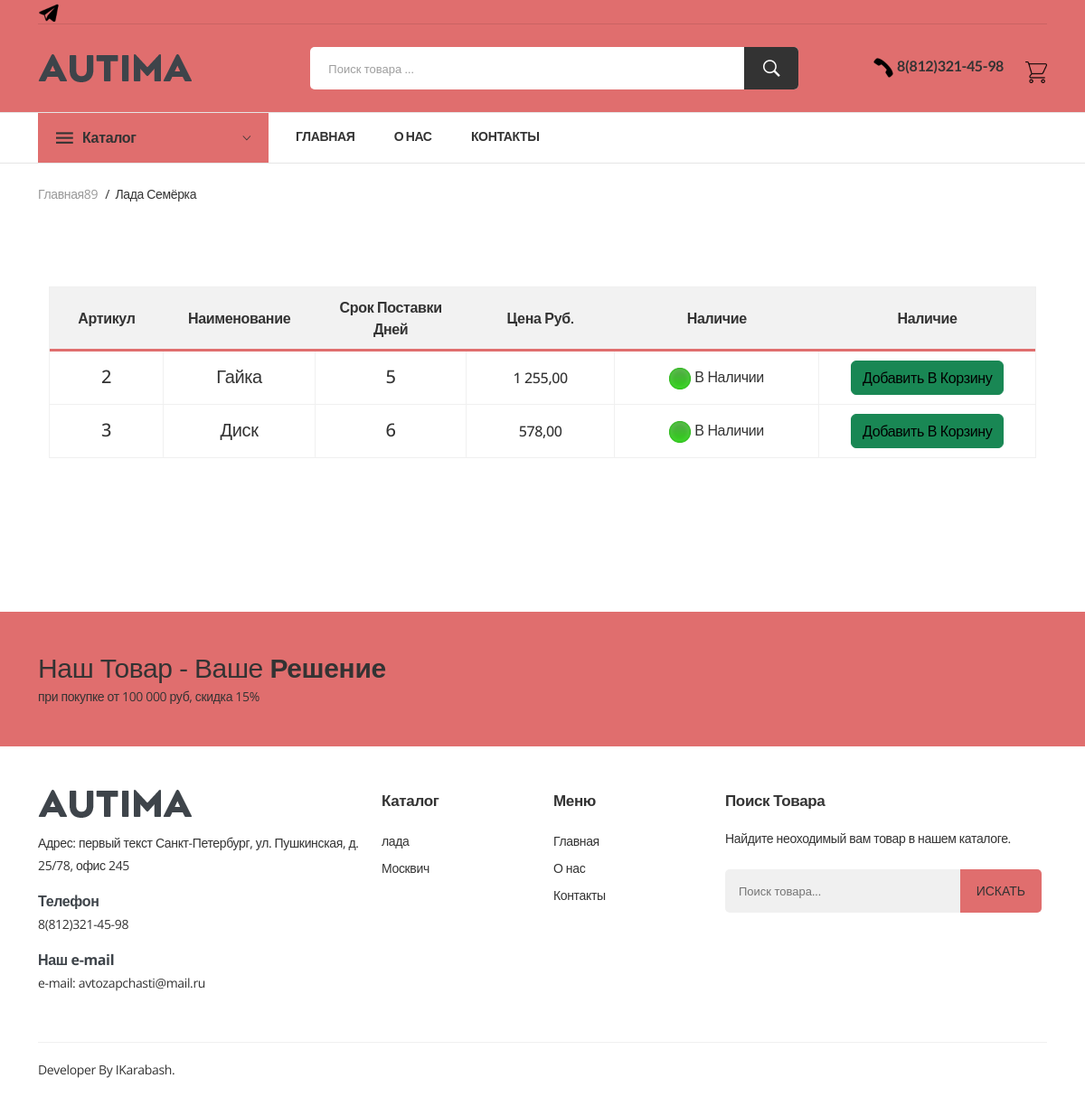
Screenshot of /products/2/ with the database file from the repository.
### kompany/models.py (models this page shows, shortened)
class Network(models.Model):
    title_ikons = models.CharField(max_length=500, verbose_name='иконка соцсети')
    network_image = models.ImageField(upload_to='network_image', blank=True, verbose_name='картинка соцсети')
    url_network = models.TextField(blank=True, verbose_name='ссылка')
    class Meta:
        verbose_name = 'социальные сети'
        verbose_name_plural = 'социальные сети'

class Contact(models.Model):
    title_contact = models.CharField(max_length=200, verbose_name='контакт')
    body_contact = models.TextField(blank=True, default='', verbose_name='текст контакта')
    adress_one_contact = models.TextField(blank=True, default='', verbose_name='адрес')
    tel = models.CharField(max_length=200, verbose_name='телефон')
    web = models.TextField(blank=True, default='', verbose_name='email')
    network_ikons = models.ManyToManyField(Network, blank=True, default='', verbose_name='иконки соцсетей')
    class Meta:
        verbose_name = 'контакт'
        verbose_name_plural = 'контакты'

class Pod_Brend(models.Model):
    title = models.CharField(max_length=200, db_index=True, verbose_name="брент")
    image = models.ImageField(upload_to='подбрент', blank=True, verbose_name='подбренд')
    product = models.ManyToManyField(Product, verbose_name='продукт')
    class Meta:
        verbose_name = 'Под бренд'
        verbose_name_plural = 'Под бренд'

class Product(models.Model):
    name = models.CharField(max_length=200, db_index=True, verbose_name="Название")
    slug = models.SlugField(max_length=200, db_index=True)
    image = models.ImageField(upload_to='products/%Y/%m/%d/', blank=True, verbose_name="Изображение товара")
    srok = models.CharField(max_length=150, blank=True, verbose_name='Cрок поставки')
    description = RichTextUploadingField(blank=True, verbose_name="описание")
    price = models.DecimalField(max_digits=10, decimal_places=2, verbose_name="Цена")
    stock = models.PositiveIntegerField(verbose_name="На складе")
    available = models.BooleanField(default=True, verbose_name="Доступен")
    pop_prodaj = models.BooleanField(default=False, verbose_name="популярные товары")
    class Meta:
        ordering = ['name']
        index_together = [
            ['id', 'slug']
        ]
        verbose_name = 'Продукт'
        verbose_name_plural = 'Продукты'
    def get_absolute_url(self):
        return reverse('product_detail', args=[self.id, self.slug])

class Brend(models.Model):
    title = models.CharField(max_length=200, db_index=True, verbose_name="брент")
    image = models.ImageField(upload_to='brends', blank=True, verbose_name='картинка бренда на главной стр')
    pod_brend = models.ManyToManyField(Pod_Brend, verbose_name='под бренд')
    class Meta:
        verbose_name = 'Бренд'
        verbose_name_plural = 'Бренд'
    def get_absolute_url(self):
        return reverse('pod_brand',
                        args=[self.id])

### kompany/views.py (the view)
# urls.py: path('products/<int:id>/', views.products, name='products'),
def products(request, id):
    pod_brend = get_object_or_404(Pod_Brend, id=id)
    product_relations = ProductRelation.objects.filter(pod_brend=pod_brend)
    products = [relation.product for relation in product_relations]
    context = {
        'pod_brend': pod_brend,
        'products': products,
        **get_constanta(),
    }
    return render(request, 'kompany/products.html', context)

### kompany/templates/kompany/products.html (shortened to what this page needs)
{% extends "index.html" %} {% load humanize %} {% block content %}
<div class="breadcrumbs_area">
  <div class="container">
    <div class="row">
      <div class="col-12">
        <div class="breadcrumb_content">
          <ul>
            <li><a href="{% url 'home_page' %}">главная89</a></li>
            <li>{{pod_brend.title}}</li>
          </ul>
        </div>
      </div>
    </div>
  </div>
</div>
<div class="shop_area shop_fullwidth">
  <div class="container">
    <div class="row">
      <div class="col-12">
        <div class="row shop_wrapper">
          <div class="wishlist_area mt-30">
            <div class="container">
                <div class="row">
                  <div class="col-12">
                    <div class="table_desc wishlist">
                      <div class="cart_page table-responsive">
                        <table>
                          <thead>
                            <tr>
                              <th class="product_remove">Артикул</th>
                              <th class="product_thumb">Наименование</th>
                              <th class="product_name">срок поставки <br> дней</th>
                              <th class="product-price">цена руб.</th>
                              <th class="product_quantity"> наличие </th>
                              <th class="product_quantity"> наличие </th>
                            </tr>
                          </thead>
                          <tbody>
                            {% for prod in products %}
                            {% if prod.available %}
                            <tr>
                              <td class="product_remove">
                                <a href="{{ prod.get_absolute_url }}">
                                  {{ prod.id }}
                                </a>
                              </td>
                              <td class="product_remove">
                                <a href="{{ prod.get_absolute_url }}">
                                  {{ prod.name }}
                                </a>
                              </td>
                              <td class="product_remove">
                                <a href="{{ prod.get_absolute_url }}">
                                  {{ prod.srok }}
                                </a>
                              </td>
                              <td class="product-price">
                                {% if prod.price %}
                                {{ prod.price|intcomma }}
                                {% endif %}
                              </td>
                              {% if not prod.stock %}
                              <td class="no_stocke product_quantity product-price">
                                <a href="{{ prod.get_absolute_url }}">
                                  <img src="/static/img/red_circle.png" alt=""> товара нет
                                </a>
                              </td>
                              <td class="no_stocke product_quantity product-price">
                              </td>
                              {% else %}
                              <td class="product_quantity product-price">
                                <a href="{% url 'product_detail' id=prod.id slug=prod.slug %}">
                                  <img src="/static/img/green_circle.png" alt=""> в наличии
                                </a>
                              </td>
                              <td class="no_stocke product_quantity product-price">
                                <a class="btn btn-success" href="{% url 'add_cart' prod.id %}" style="color: black;">
                                    добавить в корзину
                                </a>
                              </td>
                              {% endif %}
                            </tr>
                            {% endif %}
                            {% endfor %}
                          </tbody>
                        </table>
                      </div>
                    </div>
                  </div>
                </div>
            </div>
          </div>
        </div>
      </div>
    </div>
  </div>
</div>
{% endblock %}

### templates/include/header.html (shortened to what this page needs)
    <header class="header_area ">
        {% load humanize %}
        <div class="header_top">
            <div class="container">
                <div class="top_inner">
                    <div class="row align-items-center">
                        <div class="col-lg-6 col-md-6">
                            <div class="follow_us">
                                <ul class="follow_link">
                                    {% for network in upNetwork %}
                                    <li><a href="#"><img src="{{ network.network_image.url }}"> </a></li>
                                    {% endfor %}
                                </ul>
                            </div>
                        </div>
                    </div>
                </div>
            </div>
        </div>
        <div class="header_middle">
            <div class="container">
                <div class="row align-items-center">
                    <div class="col-lg-3 col-md-6">
                        <div class="logo">
                            <a href="{% url 'home_page' %}"><img src="/static/img/logo/logo.png" alt=""></a>
                        </div>
                    </div>
                    <div class="col-lg-9 col-md-6">
                        <div class="middel_right">
                            <div class="search-container">
                                 <form action="{% url 'search' %}" method="GET">
                                    <div class="search_box">
                                        <input placeholder="Поиск товара ..." type="text" name="q">
                                        <button type="submit"><i class="ion-ios-search-strong"></i></button>
                                    </div>
                                </form>
                            </div>
                            <div class="middel_right_info">
                                <div class="header_wishlist">
                                {% for contact in contact %}
                                            <h4><img src="/static/img/teltr.png" alt=""> {{contact.tel}}</h4>
                                            {% endfor %}
                                </div>
                                <div class="mini_cart_wrapper">
                                        {% if item_count > 0 %}
                                    <a href="{% url 'cart_detail' %}">
                                        <h4>
                                            <img src="/static/icons/cart_icon.png" alt="">
                                            <span class="cart_quantity">{{ item_count  }}</span>
                                        </h4>
                                    </a>
                                        {% else %}
                                        <a href="{% url 'cart_detail' %}">
                                            <img src="/static/icons/cart_icon.png" alt="">
                                        </a>
                                        {% endif %}
                                </div>
                            </div>
                        </div>
                    </div>
                </div>
            </div>
        </div>
        <div class="header_bottom bottom_two sticky-header">
            <div class="container">
                <div class="row align-items-center">
                    <div class="col-12">
                        <div class="header_bottom_container">
                            <div class="categories_menu">
                                <div class="categories_title">
                                    <h2 class="categori_toggle">Каталог</h2>
                                </div>
                            </div>
                            <div class="main_menu">
                                <nav>
                                    <ul>
                                        <li><a href="{% url 'home_page' %}">Главная</a>
                                        </li>
                                        <li><a href="{% url 'onas' %}">О Нас</a></li>
                                        <li><a href="{% url 'contact' %}"> контакты </a></li>
                                    </ul>
                                </nav>
                            </div>
                        </div>
                    </div>
                </div>
            </div>
        </div>
    </header>

### templates/include/footer.html (shortened to what this page needs)
    <section class="call_to_action">
        <div class="container">
            <div class="row">
                <div class="col-12">
                    <div class="call_action_inner">
                        <div class="call_text">
                            <h3>Наш товар - Ваше <span>Решение</span></h3>
                            <p>при покупке от 100 000 руб, скидка 15%</p>
                        </div>
                    </div>
                </div>
            </div>
        </div>
    </section>
<footer class="footer_widgets">
    <div class="container">
        <div class="footer_top">
            <div class="row">
                <div class="col-lg-4 col-md-6">
                    <div class="widgets_container contact_us">
                        {% for contact in contact %}
                        <div class="footer_logo">
                            <a href="#"><img src="assets/img/logo/logo.png" alt=""></a>
                        </div>
                        <div class="footer_contact">
                            <p> Адрес: {{ contact.body_contact|safe }} {{ contact.adress_one_contact }}</p>
                            <p><span>Телефон</span> {{ contact.tel }}</p>
                            <p><span>Наш e-mail</span>e-mail: <a href="tel:1-800-345-6789">{{ contact.web }}</a></p>
                        </div>
                        {% endfor %}
                    </div>
                </div>
                <div class="col-lg-2 col-md-6 col-sm-6">
                    <div class="widgets_container widget_menu">
                        <h3>Каталог</h3>
                        <div class="footer_menu">
                            <ul>
                                {% for brends in brends %}
                                    <li><a href="{{ brends.get_absolute_url }}">
                                        {{brends.title}}</a>
                                    </li>
                                {% endfor %}
                            </ul>
                        </div>
                    </div>
                </div>
                <div class="col-lg-2 col-md-6 col-sm-6">
                    <div class="widgets_container widget_menu">
                        <h3>Меню</h3>
                        <div class="footer_menu">
                            <ul>
                                <li><a href="{% url 'home_page' %}">Главная</a></li>
                                <li><a href="{% url 'onas' %}">О нас</a></li>
                                <li><a href="{% url 'contact' %}">Контакты</a></li>
                            </ul>
                        </div>
                    </div>
                </div>
                <div class="col-lg-4 col-md-6">
                    <div class="widgets_container">
                        <h3>Поиск товара</h3>
                        <p>Найдите неоходимый вам товар в нашем каталоге.</p>
                        <div class="subscribe_form">
                            <form action="{% url 'search' %}" method="GET" class="mc-form footer-newsletter">
                                <input id="mc-email" type="text" name="q" autocomplete="off" placeholder="Поиск товара..." />
                                <button id="mc-submit">Искать</button>
                            </form>
                        </div>
                    </div>
                </div>
            </div>
        </div>
        <div class="footer_bottom">
            <div class="row">
                <div class="col-lg-6 col-md-6">
                    <div class="copyright_area">
                        <p>Developer by  <a href="https://t.me/Flymeor">IKarabash</a>.</p>
                    </div>
                </div>
            </div>
        </div>
    </div>
</footer>

### rows the page displays
Network: network_image (picture)
Contact: tel "8(812)321-45-98", body_contact "первый текст", adress_one_contact "Санкт-Петербург, ул. Пушкинская, д. 25/78, офис 245", web "avtozapchasti@mail.ru"
Pod_Brend: title "Лада Семёрка"
Product: id "2", name "Гайка", srok "5", price "1 255,00", available True (drawn)
Product: id "3", name "Диск", srok "6", price "578,00", available True (drawn)
Brend: title "лада"
Brend: title "Москвич"
